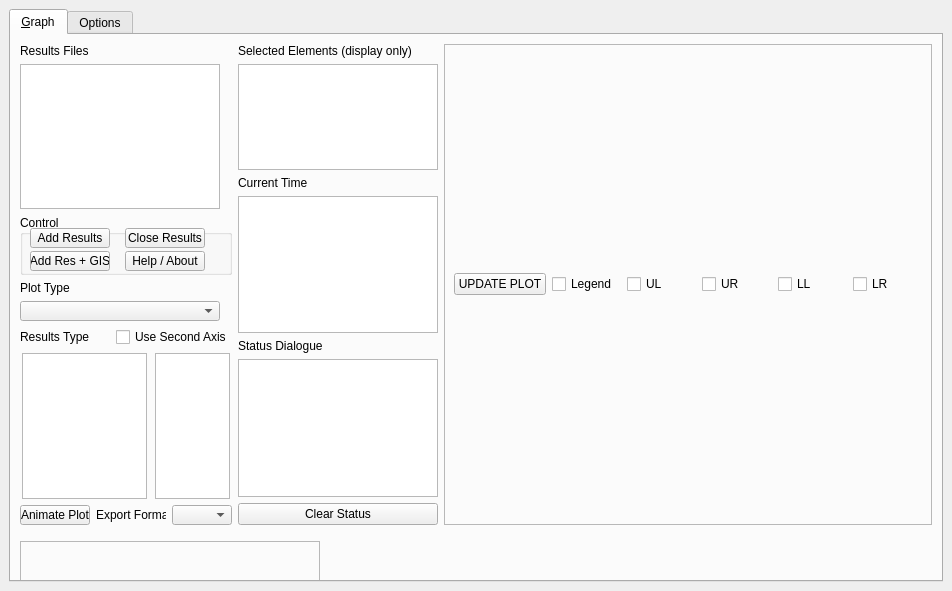
<?xml version="1.0" encoding="UTF-8"?>
<ui version="4.0">
 <class>tuflowqgis_TuPlot</class>
 <widget class="QDockWidget" name="tuflowqgis_TuPlot">
  <property name="geometry">
   <rect>
    <x>0</x>
    <y>0</y>
    <width>952</width>
    <height>591</height>
   </rect>
  </property>
  <property name="windowTitle">
   <string>TuPlot</string>
  </property>
  <widget class="QWidget" name="dockWidgetContents">
   <property name="sizePolicy">
    <sizepolicy hsizetype="Expanding" vsizetype="Expanding">
     <horstretch>0</horstretch>
     <verstretch>0</verstretch>
    </sizepolicy>
   </property>
   <layout class="QVBoxLayout" name="verticalLayout_3">
    <item>
     <widget class="QTabWidget" name="tabWidget">
      <property name="autoFillBackground">
       <bool>true</bool>
      </property>
      <property name="tabPosition">
       <enum>QTabWidget::North</enum>
      </property>
      <property name="tabShape">
       <enum>QTabWidget::Rounded</enum>
      </property>
      <property name="currentIndex">
       <number>0</number>
      </property>
      <property name="elideMode">
       <enum>Qt::ElideNone</enum>
      </property>
      <property name="usesScrollButtons">
       <bool>true</bool>
      </property>
      <widget class="QWidget" name="tab_1">
       <property name="sizePolicy">
        <sizepolicy hsizetype="Expanding" vsizetype="Expanding">
         <horstretch>0</horstretch>
         <verstretch>0</verstretch>
        </sizepolicy>
       </property>
       <attribute name="title">
        <string>&amp;Graph</string>
       </attribute>
       <layout class="QGridLayout">
        <item row="1" column="0">
         <layout class="QHBoxLayout" name="_2">
          <item>
           <layout class="QVBoxLayout" name="verticalLayout">
            <property name="sizeConstraint">
             <enum>QLayout::SetMaximumSize</enum>
            </property>
            <item>
             <widget class="QLabel" name="label1">
              <property name="sizePolicy">
               <sizepolicy hsizetype="Fixed" vsizetype="Preferred">
                <horstretch>0</horstretch>
                <verstretch>0</verstretch>
               </sizepolicy>
              </property>
              <property name="text">
               <string>Results Files</string>
              </property>
             </widget>
            </item>
            <item>
             <widget class="QListWidget" name="ResList">
              <property name="sizePolicy">
               <sizepolicy hsizetype="Expanding" vsizetype="Expanding">
                <horstretch>0</horstretch>
                <verstretch>0</verstretch>
               </sizepolicy>
              </property>
              <property name="maximumSize">
               <size>
                <width>200</width>
                <height>200</height>
               </size>
              </property>
              <property name="selectionMode">
               <enum>QAbstractItemView::ExtendedSelection</enum>
              </property>
             </widget>
            </item>
            <item>
             <widget class="QGroupBox" name="Control">
              <property name="minimumSize">
               <size>
                <width>10</width>
                <height>60</height>
               </size>
              </property>
              <property name="maximumSize">
               <size>
                <width>250</width>
                <height>16777215</height>
               </size>
              </property>
              <property name="title">
               <string>Control</string>
              </property>
              <widget class="QPushButton" name="CloseRes">
               <property name="geometry">
                <rect>
                 <x>105</x>
                 <y>13</y>
                 <width>80</width>
                 <height>20</height>
                </rect>
               </property>
               <property name="sizePolicy">
                <sizepolicy hsizetype="Expanding" vsizetype="Fixed">
                 <horstretch>0</horstretch>
                 <verstretch>0</verstretch>
                </sizepolicy>
               </property>
               <property name="minimumSize">
                <size>
                 <width>50</width>
                 <height>20</height>
                </size>
               </property>
               <property name="maximumSize">
                <size>
                 <width>80</width>
                 <height>40</height>
                </size>
               </property>
               <property name="text">
                <string>Close Results</string>
               </property>
               <property name="autoRepeat">
                <bool>false</bool>
               </property>
               <property name="autoDefault">
                <bool>false</bool>
               </property>
               <property name="default">
                <bool>false</bool>
               </property>
               <property name="flat">
                <bool>false</bool>
               </property>
              </widget>
              <widget class="QPushButton" name="AddRes">
               <property name="geometry">
                <rect>
                 <x>10</x>
                 <y>13</y>
                 <width>80</width>
                 <height>20</height>
                </rect>
               </property>
               <property name="sizePolicy">
                <sizepolicy hsizetype="Expanding" vsizetype="Fixed">
                 <horstretch>0</horstretch>
                 <verstretch>0</verstretch>
                </sizepolicy>
               </property>
               <property name="minimumSize">
                <size>
                 <width>50</width>
                 <height>20</height>
                </size>
               </property>
               <property name="maximumSize">
                <size>
                 <width>80</width>
                 <height>40</height>
                </size>
               </property>
               <property name="text">
                <string>Add Results</string>
               </property>
              </widget>
              <widget class="QPushButton" name="pbAddRes_GIS">
               <property name="geometry">
                <rect>
                 <x>10</x>
                 <y>36</y>
                 <width>80</width>
                 <height>20</height>
                </rect>
               </property>
               <property name="text">
                <string>Add Res + GIS</string>
               </property>
              </widget>
              <widget class="QPushButton" name="pbHelp">
               <property name="geometry">
                <rect>
                 <x>105</x>
                 <y>36</y>
                 <width>80</width>
                 <height>20</height>
                </rect>
               </property>
               <property name="text">
                <string>Help / About</string>
               </property>
              </widget>
             </widget>
            </item>
            <item>
             <widget class="QLabel" name="label3">
              <property name="maximumSize">
               <size>
                <width>300</width>
                <height>20</height>
               </size>
              </property>
              <property name="text">
               <string>Plot Type</string>
              </property>
             </widget>
            </item>
            <item>
             <widget class="QComboBox" name="locationDrop">
              <property name="maximumSize">
               <size>
                <width>200</width>
                <height>20</height>
               </size>
              </property>
             </widget>
            </item>
            <item>
             <layout class="QHBoxLayout" name="horizontalLayout_2">
              <item>
               <widget class="QLabel" name="label4">
                <property name="maximumSize">
                 <size>
                  <width>300</width>
                  <height>20</height>
                 </size>
                </property>
                <property name="text">
                 <string>Results Type</string>
                </property>
               </widget>
              </item>
              <item>
               <widget class="QCheckBox" name="cb2ndAxis">
                <property name="maximumSize">
                 <size>
                  <width>16777215</width>
                  <height>20</height>
                 </size>
                </property>
                <property name="text">
                 <string>Use Second Axis</string>
                </property>
               </widget>
              </item>
             </layout>
            </item>
            <item>
             <layout class="QHBoxLayout" name="horizontalLayout">
              <item>
               <widget class="QListWidget" name="ResTypeList">
                <property name="sizePolicy">
                 <sizepolicy hsizetype="Expanding" vsizetype="Expanding">
                  <horstretch>0</horstretch>
                  <verstretch>0</verstretch>
                 </sizepolicy>
                </property>
                <property name="minimumSize">
                 <size>
                  <width>10</width>
                  <height>60</height>
                 </size>
                </property>
                <property name="maximumSize">
                 <size>
                  <width>125</width>
                  <height>300</height>
                 </size>
                </property>
                <property name="selectionMode">
                 <enum>QAbstractItemView::ExtendedSelection</enum>
                </property>
               </widget>
              </item>
              <item>
               <widget class="QListWidget" name="ResTypeList_ax2">
                <property name="maximumSize">
                 <size>
                  <width>75</width>
                  <height>300</height>
                 </size>
                </property>
               </widget>
              </item>
             </layout>
            </item>
            <item>
             <layout class="QHBoxLayout" name="horizontalLayout_5" stretch="0,0,0">
              <item>
               <widget class="QPushButton" name="pbAnimatePlot">
                <property name="sizePolicy">
                 <sizepolicy hsizetype="Expanding" vsizetype="Fixed">
                  <horstretch>0</horstretch>
                  <verstretch>0</verstretch>
                 </sizepolicy>
                </property>
                <property name="minimumSize">
                 <size>
                  <width>50</width>
                  <height>20</height>
                 </size>
                </property>
                <property name="maximumSize">
                 <size>
                  <width>70</width>
                  <height>40</height>
                 </size>
                </property>
                <property name="text">
                 <string>Animate Plot</string>
                </property>
               </widget>
              </item>
              <item>
               <widget class="QLabel" name="label_3">
                <property name="maximumSize">
                 <size>
                  <width>70</width>
                  <height>20</height>
                 </size>
                </property>
                <property name="text">
                 <string>Export Format</string>
                </property>
               </widget>
              </item>
              <item>
               <widget class="QComboBox" name="dropExportExt">
                <property name="maximumSize">
                 <size>
                  <width>60</width>
                  <height>20</height>
                 </size>
                </property>
               </widget>
              </item>
             </layout>
            </item>
           </layout>
          </item>
          <item>
           <layout class="QVBoxLayout" name="verticalLayout_2">
            <item>
             <widget class="QLabel" name="label5">
              <property name="text">
               <string>Selected Elements (display only)</string>
              </property>
             </widget>
            </item>
            <item>
             <widget class="QListWidget" name="IDList">
              <property name="sizePolicy">
               <sizepolicy hsizetype="Expanding" vsizetype="Expanding">
                <horstretch>0</horstretch>
                <verstretch>0</verstretch>
               </sizepolicy>
              </property>
              <property name="minimumSize">
               <size>
                <width>10</width>
                <height>0</height>
               </size>
              </property>
              <property name="maximumSize">
               <size>
                <width>200</width>
                <height>160</height>
               </size>
              </property>
              <property name="selectionMode">
               <enum>QAbstractItemView::ExtendedSelection</enum>
              </property>
             </widget>
            </item>
            <item>
             <widget class="QLabel" name="label6">
              <property name="text">
               <string>Current Time</string>
              </property>
             </widget>
            </item>
            <item>
             <widget class="QListWidget" name="listTime">
              <property name="minimumSize">
               <size>
                <width>10</width>
                <height>0</height>
               </size>
              </property>
              <property name="maximumSize">
               <size>
                <width>200</width>
                <height>16777215</height>
               </size>
              </property>
             </widget>
            </item>
            <item>
             <widget class="QLabel" name="label">
              <property name="text">
               <string>Status Dialogue</string>
              </property>
             </widget>
            </item>
            <item>
             <widget class="QListWidget" name="lwStatus">
              <property name="maximumSize">
               <size>
                <width>200</width>
                <height>16777215</height>
               </size>
              </property>
             </widget>
            </item>
            <item>
             <widget class="QPushButton" name="pbClearStatus">
              <property name="maximumSize">
               <size>
                <width>200</width>
                <height>16777215</height>
               </size>
              </property>
              <property name="text">
               <string>Clear Status</string>
              </property>
             </widget>
            </item>
           </layout>
          </item>
          <item>
           <layout class="QGridLayout" name="gridLayout">
            <item row="0" column="0">
             <widget class="QFrame" name="frame_for_plot">
              <property name="sizePolicy">
               <sizepolicy hsizetype="Preferred" vsizetype="Preferred">
                <horstretch>0</horstretch>
                <verstretch>0</verstretch>
               </sizepolicy>
              </property>
              <property name="minimumSize">
               <size>
                <width>150</width>
                <height>0</height>
               </size>
              </property>
              <property name="frameShape">
               <enum>QFrame::StyledPanel</enum>
              </property>
              <property name="frameShadow">
               <enum>QFrame::Raised</enum>
              </property>
              <layout class="QVBoxLayout" name="verticalLayout_9">
               <property name="rightMargin">
                <number>9</number>
               </property>
               <item>
                <layout class="QHBoxLayout" name="horizontalLayout_3">
                 <item>
                  <widget class="QPushButton" name="pbUpdate">
                   <property name="text">
                    <string>UPDATE PLOT</string>
                   </property>
                  </widget>
                 </item>
                 <item>
                  <widget class="QCheckBox" name="cbShowLegend">
                   <property name="text">
                    <string>Legend</string>
                   </property>
                  </widget>
                 </item>
                 <item>
                  <widget class="QCheckBox" name="cbLegendUL">
                   <property name="text">
                    <string>UL</string>
                   </property>
                  </widget>
                 </item>
                 <item>
                  <widget class="QCheckBox" name="cbLegendUR">
                   <property name="text">
                    <string>UR</string>
                   </property>
                  </widget>
                 </item>
                 <item>
                  <widget class="QCheckBox" name="cbLegendLL">
                   <property name="text">
                    <string>LL</string>
                   </property>
                  </widget>
                 </item>
                 <item>
                  <widget class="QCheckBox" name="cbLegendLR">
                   <property name="text">
                    <string>LR</string>
                   </property>
                  </widget>
                 </item>
                </layout>
               </item>
              </layout>
             </widget>
            </item>
           </layout>
          </item>
         </layout>
        </item>
        <item row="2" column="0" alignment="Qt::AlignLeft">
         <widget class="QFrame" name="frame_for_toolbar">
          <property name="sizePolicy">
           <sizepolicy hsizetype="Expanding" vsizetype="Fixed">
            <horstretch>0</horstretch>
            <verstretch>0</verstretch>
           </sizepolicy>
          </property>
          <property name="minimumSize">
           <size>
            <width>300</width>
            <height>40</height>
           </size>
          </property>
          <property name="maximumSize">
           <size>
            <width>16777215</width>
            <height>20</height>
           </size>
          </property>
          <property name="frameShape">
           <enum>QFrame::StyledPanel</enum>
          </property>
          <property name="frameShadow">
           <enum>QFrame::Raised</enum>
          </property>
         </widget>
        </item>
       </layout>
      </widget>
      <widget class="QWidget" name="tab_Options">
       <attribute name="title">
        <string>Options</string>
       </attribute>
       <widget class="QWidget" name="verticalLayoutWidget">
        <property name="geometry">
         <rect>
          <x>0</x>
          <y>10</y>
          <width>268</width>
          <height>199</height>
         </rect>
        </property>
        <layout class="QVBoxLayout" name="verticalLayout_4">
         <item>
          <widget class="QCheckBox" name="cbDeactivate">
           <property name="maximumSize">
            <size>
             <width>600</width>
             <height>40</height>
            </size>
           </property>
           <property name="text">
            <string>Deactivate Viewer</string>
           </property>
          </widget>
         </item>
         <item>
          <widget class="QCheckBox" name="cbXSRoughness">
           <property name="sizePolicy">
            <sizepolicy hsizetype="Expanding" vsizetype="Fixed">
             <horstretch>0</horstretch>
             <verstretch>0</verstretch>
            </sizepolicy>
           </property>
           <property name="minimumSize">
            <size>
             <width>80</width>
             <height>0</height>
            </size>
           </property>
           <property name="maximumSize">
            <size>
             <width>600</width>
             <height>40</height>
            </size>
           </property>
           <property name="text">
            <string>Display Roughness (Cross-section only)</string>
           </property>
          </widget>
         </item>
         <item>
          <widget class="QCheckBox" name="cbForceXS">
           <property name="text">
            <string>Force Cross Section Layer (ignore attribute check)</string>
           </property>
          </widget>
         </item>
         <item>
          <widget class="QCheckBox" name="cbForceRes">
           <property name="text">
            <string>Force Results Layer (ignore attribute check)</string>
           </property>
          </widget>
         </item>
         <item>
          <widget class="QCheckBox" name="cbCalcMedian">
           <property name="sizePolicy">
            <sizepolicy hsizetype="Expanding" vsizetype="Fixed">
             <horstretch>0</horstretch>
             <verstretch>0</verstretch>
            </sizepolicy>
           </property>
           <property name="minimumSize">
            <size>
             <width>80</width>
             <height>0</height>
            </size>
           </property>
           <property name="maximumSize">
            <size>
             <width>600</width>
             <height>40</height>
            </size>
           </property>
           <property name="text">
            <string>Show Median Event (Time-series Only)</string>
           </property>
          </widget>
         </item>
         <item>
          <widget class="QCheckBox" name="cbCalcMean">
           <property name="sizePolicy">
            <sizepolicy hsizetype="Expanding" vsizetype="Fixed">
             <horstretch>0</horstretch>
             <verstretch>0</verstretch>
            </sizepolicy>
           </property>
           <property name="minimumSize">
            <size>
             <width>80</width>
             <height>0</height>
            </size>
           </property>
           <property name="maximumSize">
            <size>
             <width>600</width>
             <height>40</height>
            </size>
           </property>
           <property name="text">
            <string>Show Mean Event (Time-series Only)</string>
           </property>
          </widget>
         </item>
         <item>
          <widget class="QLabel" name="label_2">
           <property name="text">
            <string>Mean Event Method</string>
           </property>
          </widget>
         </item>
         <item>
          <widget class="QCheckBox" name="cbMeanAbove">
           <property name="sizePolicy">
            <sizepolicy hsizetype="Expanding" vsizetype="Fixed">
             <horstretch>0</horstretch>
             <verstretch>0</verstretch>
            </sizepolicy>
           </property>
           <property name="minimumSize">
            <size>
             <width>80</width>
             <height>0</height>
            </size>
           </property>
           <property name="maximumSize">
            <size>
             <width>600</width>
             <height>40</height>
            </size>
           </property>
           <property name="text">
            <string>Event Above</string>
           </property>
           <property name="checked">
            <bool>true</bool>
           </property>
          </widget>
         </item>
         <item>
          <widget class="QCheckBox" name="cbMeanClosest">
           <property name="sizePolicy">
            <sizepolicy hsizetype="Expanding" vsizetype="Fixed">
             <horstretch>0</horstretch>
             <verstretch>0</verstretch>
            </sizepolicy>
           </property>
           <property name="minimumSize">
            <size>
             <width>80</width>
             <height>0</height>
            </size>
           </property>
           <property name="maximumSize">
            <size>
             <width>600</width>
             <height>40</height>
            </size>
           </property>
           <property name="text">
            <string>Event Closest</string>
           </property>
          </widget>
         </item>
        </layout>
       </widget>
      </widget>
     </widget>
    </item>
   </layout>
  </widget>
 </widget>
 <resources/>
 <connections/>
</ui>
